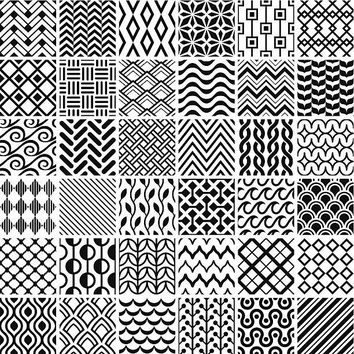
#> input picture Vision/actividades/clase8/patrones.jpg, 354 x 354 px, shrunk from 612 x 612 before the run
$ jupyter execute --allow-errors clase8.ipynb
#> lines starting #> are read from the running program, lines starting #| are printed output that depends on the picture; after the words box and inside, x2 and y2 are one past the last pixel; in counts of white or black regions, pixels touching at a corner belong together
[cell 1]
import matplotlib.pyplot as plt
from skimage import data
from skimage.color import label2rgb, rgb2gray
from skimage import color
from skimage.feature import canny, corner_moravec, corner_harris, corner_peaks

[cell 2]
img1 = plt.imread('patrones.jpg')
#> img1 is the input picture: shape (354, 354, 3); mean R, G, B 159.9, 159.9, 159.9
img1_gray = rgb2gray(img1)

img1_canny = canny(img1_gray, sigma=0.05)
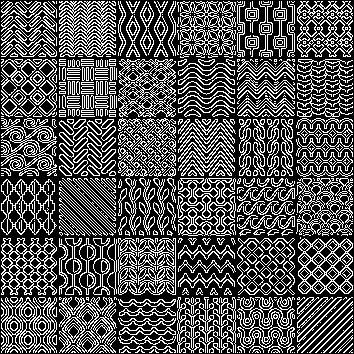
#> img1_canny: shape (354, 354) bool; 32.5% white in thin lines or dots

plt.figure(figsize=(12, 12))
plt.subplot(1, 2, 1)
plt.imshow(img1, cmap='gray')
plt.title('Original')
plt.subplot(1, 2, 2)
plt.imshow(img1_canny, cmap='gray')
plt.title('Canny')
plt.show()

[cell 3]
img2 = plt.imread('hojas.jpg')
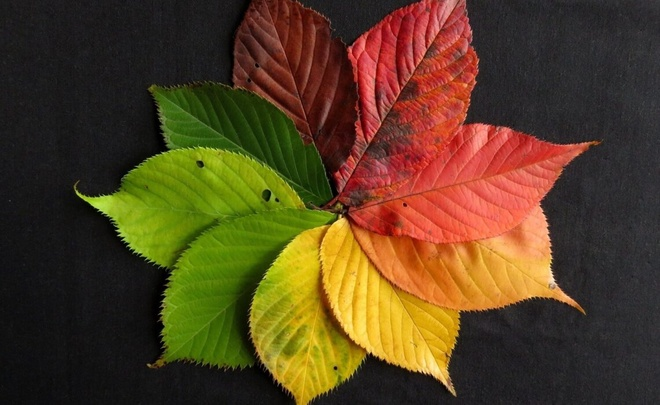
#> input picture Vision/actividades/clase8/hojas.jpg, 660 x 405 px, shrunk from 1140 x 700 before the run
#> img2 is the input picture: shape (405, 660, 3); mean R, G, B 86, 64, 32.5
img2_gray = rgb2gray(img2)

img2_canny = canny(img2_gray, sigma=1)
#> img2_canny: shape (405, 660) bool; 8.6% white in thin lines or dots, all inside (x1, y1, x2, y2) = (73, 1, 604, 404)

plt.figure(figsize=(16, 10))
plt.subplot(1, 2, 1)
plt.imshow(img2, cmap='gray')
plt.title('Original')
plt.subplot(1, 2, 2)
plt.imshow(img2_canny, cmap='gray')
plt.title('Canny')
plt.show()

[cell 4]
img3 = plt.imread('radiografia.jpg')
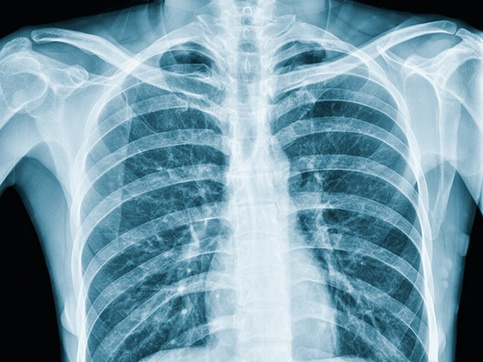
#> input picture Vision/actividades/clase8/radiografia.jpg, 483 x 362 px, shrunk from 834 x 625 before the run
#> img3 is the input picture: shape (362, 483, 3); mean R, G, B 119.2, 154.6, 169.9
img3_gray = rgb2gray(img3)

img3_canny = canny(img3_gray, sigma=2)
#> img3_canny: shape (362, 483) bool; 7.2% white in thin lines or dots

plt.figure(figsize=(16, 10))
plt.subplot(1, 2, 1)
plt.imshow(img3, cmap='gray')
plt.title('Original')
plt.subplot(1, 2, 2)
plt.imshow(img3_canny, cmap='gray')
plt.title('Canny')
plt.show()

### Corner Moravec y Harris

[cell 5]
img4 = plt.imread('building_image.jpg')
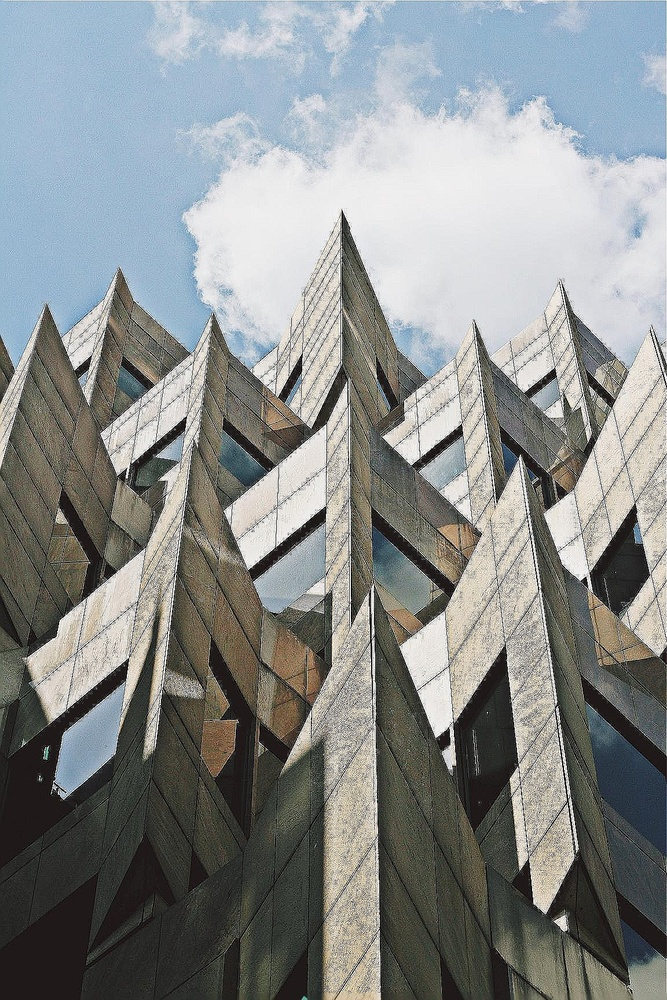
#> input picture Vision/actividades/clase8/building_image.jpg, 667 x 1000 px, shrunk from 1152 x 1728 before the run
#> img4 is the input picture: shape (1000, 667, 3); mean R, G, B 136.1, 139.7, 139.2
img4_gray = rgb2gray(img4)

img4_moravec = corner_moravec(img4_gray, window_size=2)
img4_canny = canny(img4_gray, sigma=1)
#> img4_canny: shape (1000, 667) bool; 11.3% white in thin lines or dots
img4_harris = corner_harris(img4_gray, method='eps', eps=0.0001)
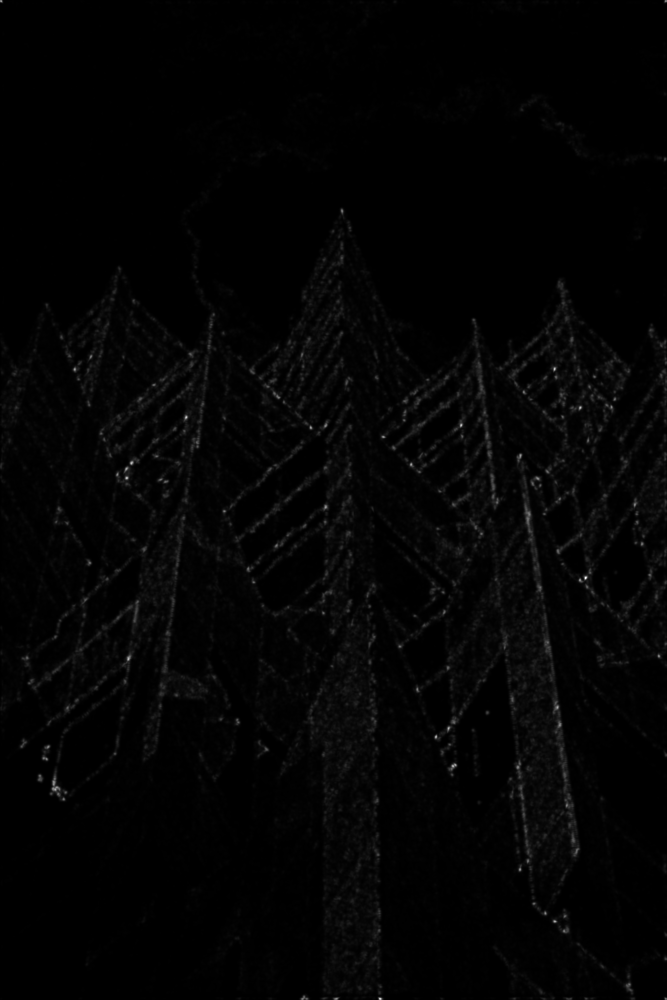
#> img4_harris: shape (1000, 667) float64; min 0, max 2.66, mean 0.0424; drawn with min black and max white

plt.figure(figsize=(16, 12))
plt.subplot(1, 4, 1)
plt.imshow(img4, cmap='gray')
plt.title('Original')
plt.subplot(1, 4, 2)
plt.imshow(img4_moravec, cmap='gray')
plt.title('Moravec')
plt.subplot(1, 4, 3)
plt.imshow(img4_canny, cmap='gray')
plt.title('Canny')
plt.subplot(1, 4, 4)
plt.imshow(img4_harris, cmap='gray')
plt.title('Harris')
plt.show()

[cell 6]
img4_peaks = corner_peaks(img4_harris, min_distance=140)
#> img4_peaks = [[417, 186], [728, 448], [211, 342]]

def show_image_corners(image, corners):
    plt.figure(figsize=(10, 8))
    plt.imshow(image, cmap='gray', interpolation='nearest')
    plt.plot(corners[:, 1], corners[:, 0], 'r+')
    plt.show()

show_image_corners(img4_harris, img4_peaks)

[cell 7]
img5 = plt.imread('buildings1.jpg')
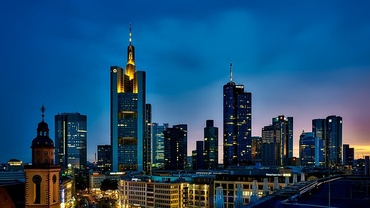
#> input picture Vision/actividades/clase8/buildings1.jpg, 370 x 208 px, shrunk from 640 x 360 before the run
#> img5 is the input picture: shape (208, 370, 3); mean R, G, B 29.9, 75.2, 112.1
img5_gray = rgb2gray(img5)
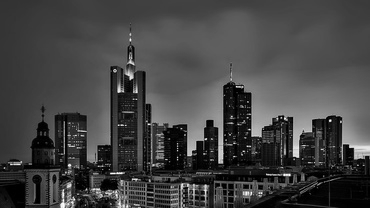
#> img5_gray: shape (208, 370) float64; min 0, max 0.993, mean 0.268

img5_moravec = corner_moravec(img5_gray, window_size=2)
img5_harris = corner_harris(img5_gray, method='eps', eps=0.0001)
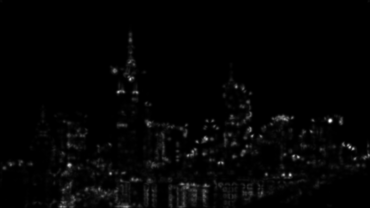
#> img5_harris: shape (208, 370) float64; min 0, max 3.51, mean 0.0629; drawn with min black and max white

plt.figure(figsize=(16, 12))
plt.subplot(1, 3, 1)
plt.imshow(img5, cmap='gray')
plt.title('Original')
plt.subplot(1, 3, 2)
plt.imshow(img5_moravec, cmap='gray')
plt.title('Moravec')
plt.subplot(1, 3, 3)
plt.imshow(img5_harris, cmap='gray')
plt.title('Harris')
plt.show()

[cell 8]
img6 = plt.imread('buildings2.jpeg')
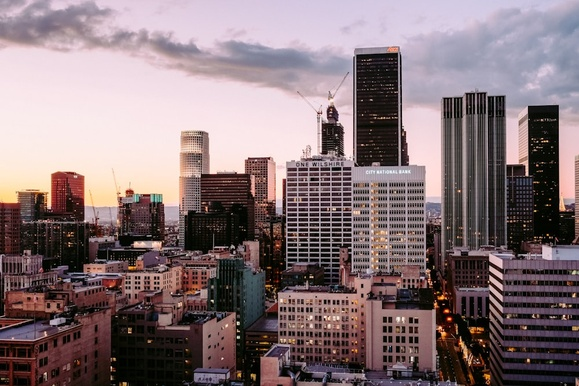
#> input picture Vision/actividades/clase8/buildings2.jpeg, 579 x 386 px, shrunk from 1000 x 667 before the run
#> img6 is the input picture: shape (386, 579, 3); mean R, G, B 133.3, 115.5, 118.9
img6_gray = rgb2gray(img6)

img6_moravec = corner_moravec(img6_gray, window_size=2)
img6_harris = corner_harris(img6_gray, method='eps', eps=0.0001)
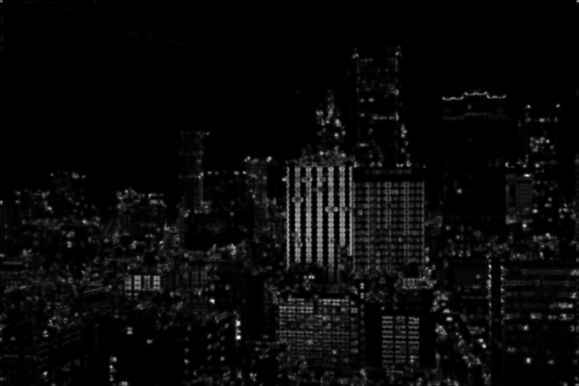
#> img6_harris: shape (386, 579) float64; min 0, max 2.45, mean 0.0946; drawn with min black and max white

plt.figure(figsize=(16, 12))
plt.subplot(1, 3, 1)
plt.imshow(img6, cmap='gray')
plt.title('Original')
plt.subplot(1, 3, 2)
plt.imshow(img6_moravec, cmap='gray')
plt.title('Moravec')
plt.subplot(1, 3, 3)
plt.imshow(img6_harris, cmap='gray')
plt.title('Harris')
plt.show()
